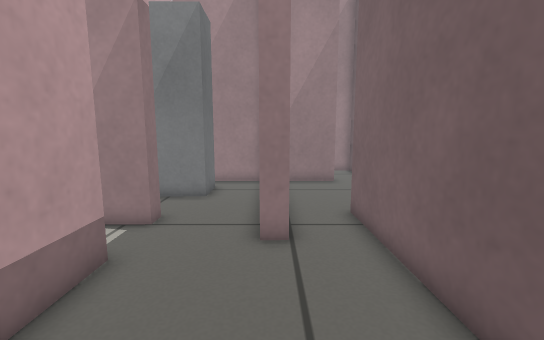
[1] (above)

15 first-person views from a walk through a robot-simulator world made for Gazebo. The camera is 0.56 m above the floor, tilts 8° down and sees 90° across. The floor is counted in squares, 0.2 m on a side. Each view is taken from the middle of a square. On the plan, view 1 faces up. The plan holds only what a view shows up to about 19 squares ahead; the rest is blank.

[2]
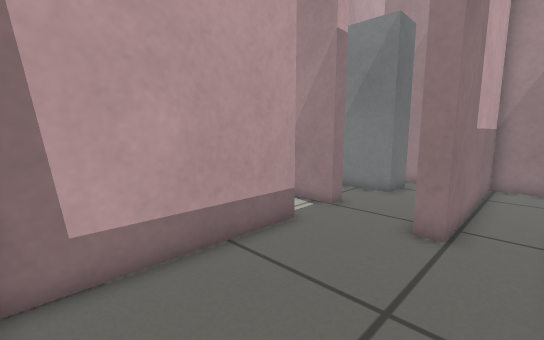

[3]
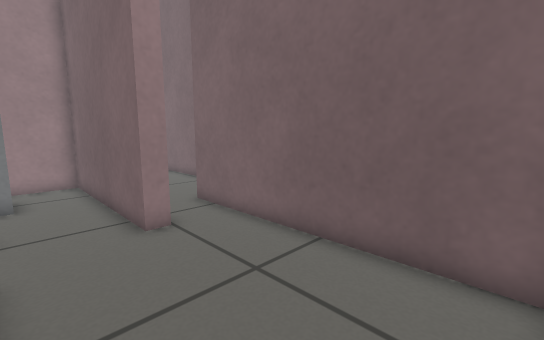

[4]
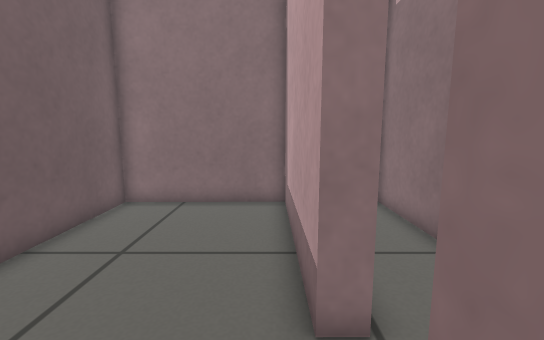

[5]
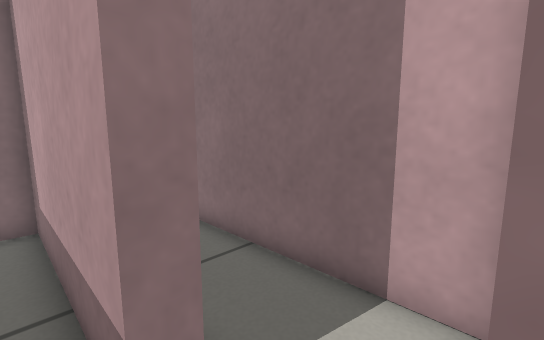

[6]
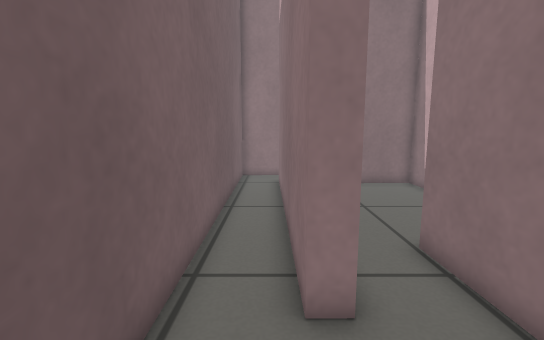

[7]
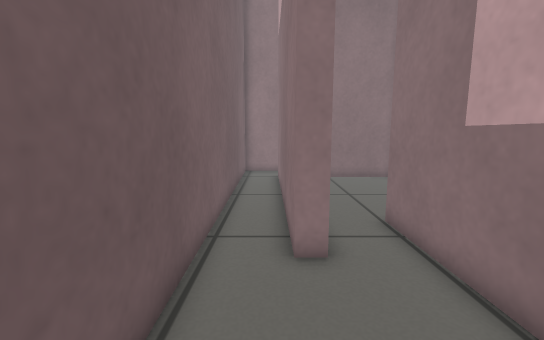

[8]
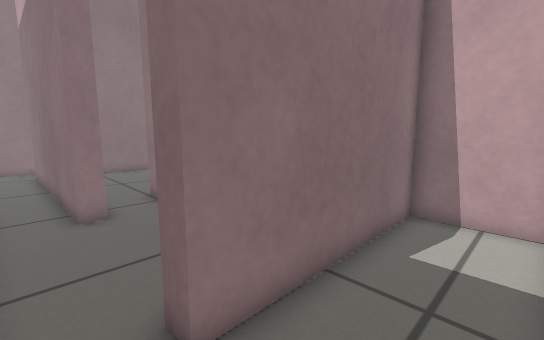

[9]
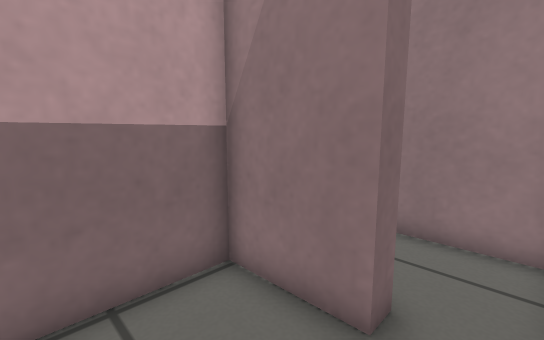

[10]
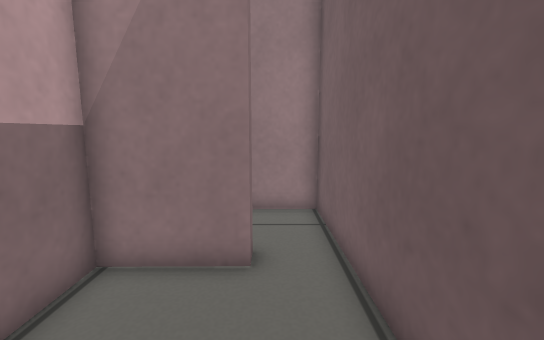

[11]
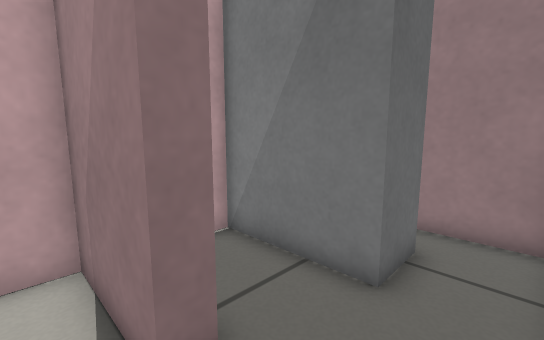

[12]
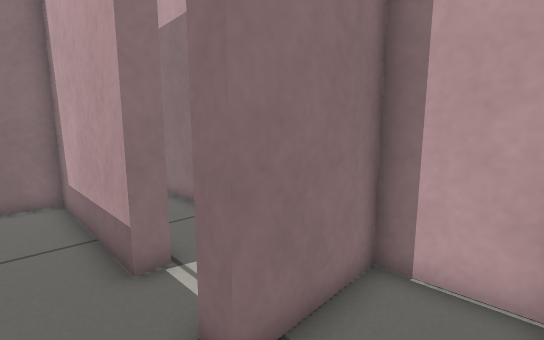

[13]
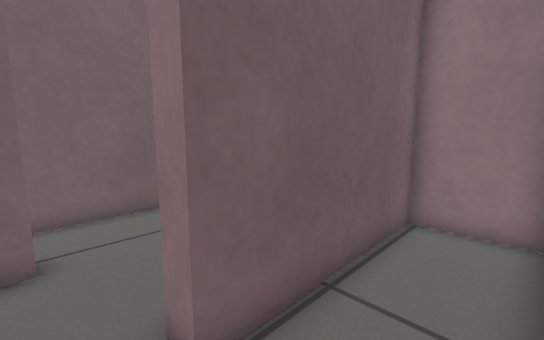

[14]
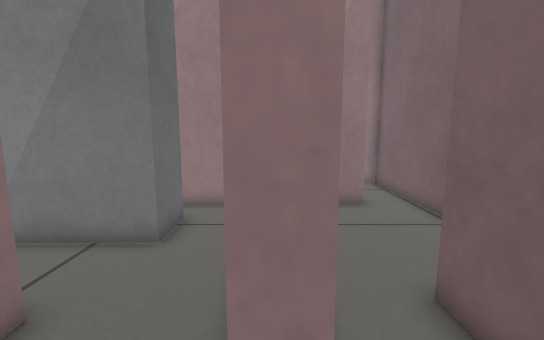

[15]
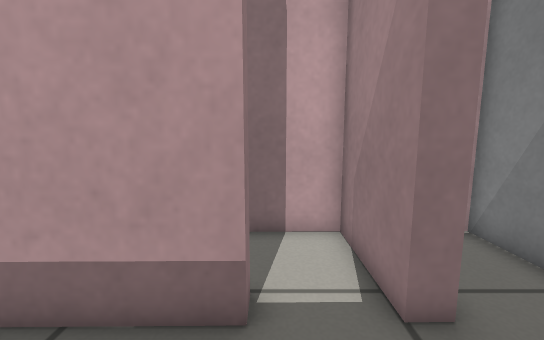

### Floor plan
Points are (right, up) in squares from view 1. A wall is a line through its corners. A room is listed if a view was taken in it or the views show most of it. See-through windows are left out.
Room 1 (views 1, 2, 3, 11, 14, 15)
walls: (-3.6, 5.6) (-3.5, -1.7) (2.9, -1.6) (2.8, 9.2) (3.6, 9.3); (3.6, 15.4) (0.4, 15.3) (0.4, 6.7) (-0.3, 6.7)
ways out: opening at (-2, 8.5) to room 2; opening at (3, 12.5) to room 3; opening at (-4, 6.5) to room 5
Room 2 (views 4, 5, 12)
walls: (-3.6, 8.7) (-3.6, 8); (-0.3, 6.7) (-0.4, 15.3) (-3.5, 15.3)
ways out: opening at (-2, 8.5) to room 1; opening at (-4.5, 12)
Room 3 (views 6, 7, 9, 10)
walls: (3.6, 9.3) (3.7, -2.4); (3.4, -4.4) (5.9, -4.4) (5.7, 15.4)
ways out: opening at (3, 12.5) to room 1; opening at (4.5, 16) to room 4
Room 4 (view 8)
walls: (5.7, 15.4) (5.6, 19.6) (2.3, 19.6); (-4.4, 19.2) (-4.4, 16) (3.5, 16.1) (3.6, 15.4)
ways out: opening at (4.5, 16) to room 3
Room 5 (view 13)
walls: (-3.6, 8) (-7.4, 7.9) (-7.3, -1.7) (-4.3, -1.7) (-4.3, 5.6) (-3.6, 5.6)
ways out: opening at (-4, 6.5) to room 1

Positions as (right, up) in squares from view 1, and headings:
1: (0, 0), facing up
2: (2, -1), facing up-left
3: (-3, -1), facing up-right
4: (-3, 9), facing down
5: (-3, 8), facing down-left
6: (4, 13), facing down
7: (4, 15), facing down
8: (5, 19), facing down-left
9: (5, 12), facing up-left
10: (4, 10), facing up
11: (-1, 7), facing up-left
12: (-2, 11), facing down-left
13: (-7, 7), facing down-right
14: (0, 5), facing up
15: (0, 6), facing left
